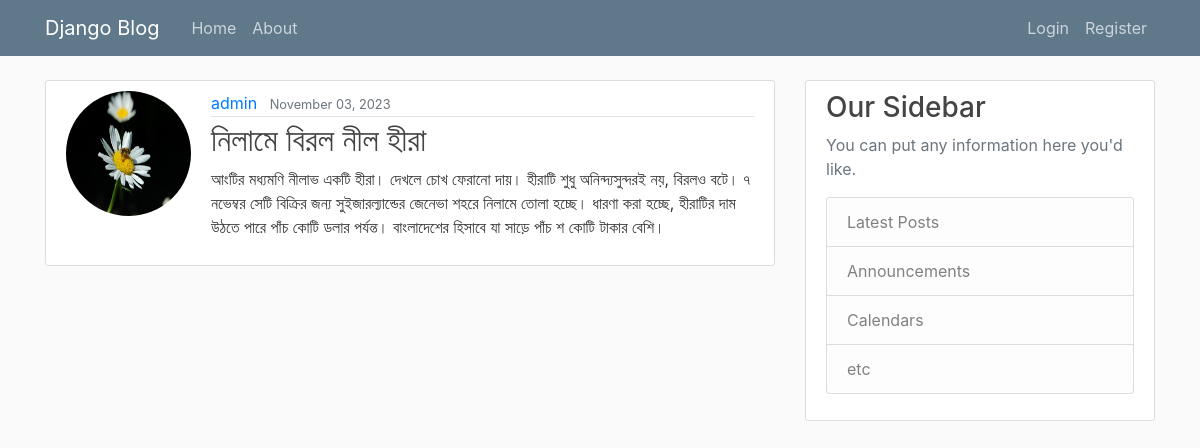
The app's page /post/4 with its own data.
### blog/models.py (models this page shows, shortened)
class Post(models.Model):
    title = models.CharField(max_length=150)
    content = models.TextField()
    date_posted = models.DateTimeField(default=timezone.now)
    author = models.ForeignKey(User, on_delete=models.CASCADE)

### users/models.py (models this page shows)
class Profile(models.Model):
    user = models.OneToOneField(User, on_delete=models.CASCADE)
    image = models.ImageField(default='default.jpg', upload_to='profile_pics')

### blog/views.py (the view)
# urls.py: path('post/<int:pk>', PostDetailsView.as_view(), name="post-detail"),
class PostDetailsView(DetailView):
    model = Post

### blog/templates/blog/post_detail.html (shortened to what this page needs)
{% extends "blog/base.html" %}
{% block content %}
<article class="media content-section">
    <img class="rounded-circle account-img" src="{{ object.author.profile.image.url }}">
    <div class="media-body">
        <div class="article-metadata">
            <a class="mr-2" href="#">{{ object.author }}</a>
            <small class="text-muted">{{ object.date_posted|date:"F d, Y" }}</small>
        </div>
        <h2 class="article-title">{{ object.title }}</h2>
        <p class="article-content">{{ object.content }}</p>
    </div>
</article>
{% endblock %}

### blog/static/blog/main.css (style rules this page uses)
body { background: #fafafa; color: #333333; margin-top: 5rem; }
h1, h2, h3, h4, h5, h6 { color: #444444; }
.content-section { background: #ffffff; padding: 10px 20px; border: 1px solid #dddddd; border-radius: 3px; margin-bottom: 20px; }
.article-title { color: #444444; }
.article-content { white-space: pre-line; }
.article-metadata { padding-bottom: 1px; margin-bottom: 4px; border-bottom: 1px solid #e3e3e3 }
.account-img { height: 125px; width: 125px; margin-right: 20px; margin-bottom: 16px; }

### records on screen
Post: author.profile.image (picture), author "admin", date_posted "November 03, 2023", title "নিলামে বিরল নীল হীরা", content "আংটির মধ্যমণি নীলাভ একটি হীরা। দেখলে চোখ ফেরানো দায়। হীরাটি শুধু অনিন্দ্যসুন্দরই নয়, বিরলও বটে। ৭ নভেম্বর সেটি বিক্রির জন্য সুইজারল্যান্ডের জেনেভা শহরে নিলামে তোলা হচ্ছে। ধারণা করা হচ্ছে, হীরাটির দাম উঠতে পারে পাঁচ কোটি ডলার পর্যন্ত। বাংলাদেশের হিসাবে যা সাড়ে পাঁচ শ কোটি টাকার বেশি।"
